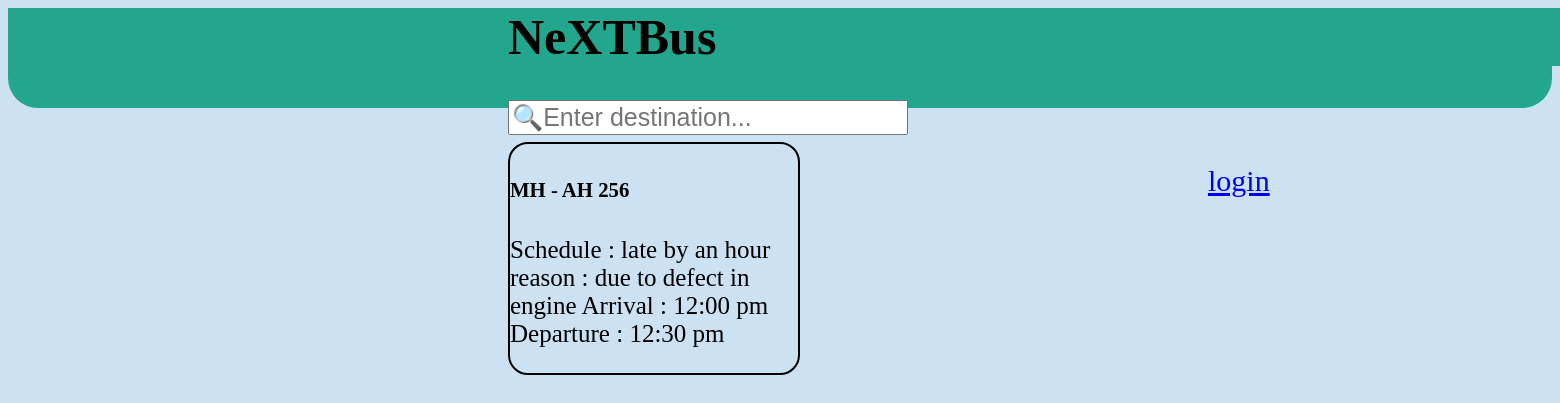
The page /room/4/ on the database its author committed.
### base/models.py (models this page shows, shortened)
class Room(models.Model):
    host = models.ForeignKey(User,on_delete=models.SET_NULL,null = True)
    route = models.ForeignKey(Route,on_delete=models.SET_NULL,null = True)
    name = models.CharField(max_length = 200)
    description = models.TextField(null = True,blank = True)
    updated = models.DateTimeField(auto_now=True)
    created = models.DateTimeField(auto_now_add = True)
    class Meta:
        ordering = ['-updated','-created']

### base/views.py (the view)
# urls.py: path('room/<str:pk>/',views.room,name = "room"),
def room(request,pk):
    room = Room.objects.get(id = pk)
    context={'room':room}
    return render(request,'base/room.html',context)

### base/templates/base/room.html (shortened to what this page needs)
<div class="cont2">
{% extends 'main.html' %}
{% block content %}
<div class="card" style="width: 18rem;">
    <div class="card-body">
      <h5 class="card-title">{{room.name}}</h5>
      <p class="card-text">{{room.description}}</p>
    </div>
  </div>
{% endblock %}

### rows shown on the page
Room: name "MH - AH 256", description "Schedule : late by an hour reason : due to defect in engine Arrival : 12:00 pm Departure : 12:30 pm"
